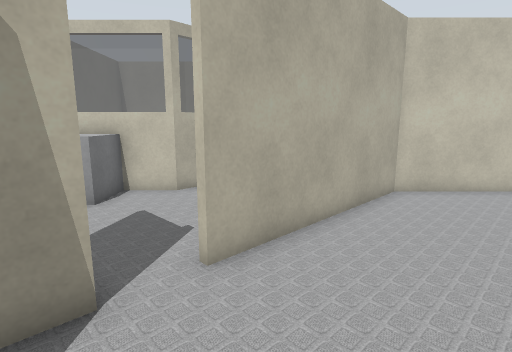
[1] (above)

24 first-person views from a walk through a robot-simulator world made for Gazebo. The camera is 1.2 m above the floor, tilts 10° down and sees 80° across. Floor lines are 1 m apart. The floor is counted in squares, 0.5 m on a side. Each view is taken from the middle of a square. On the plan, view 1 faces up. The plan holds only what a view shows up to about 18 squares ahead; the rest is blank. The place goes on beyond the plan.

[2]
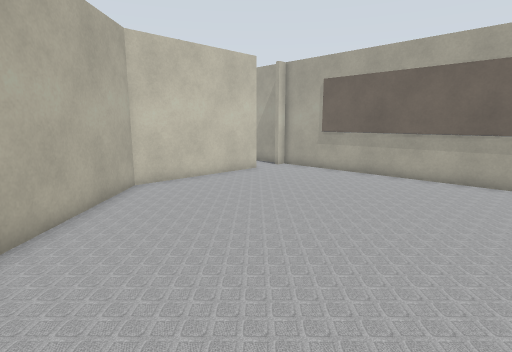

[3]
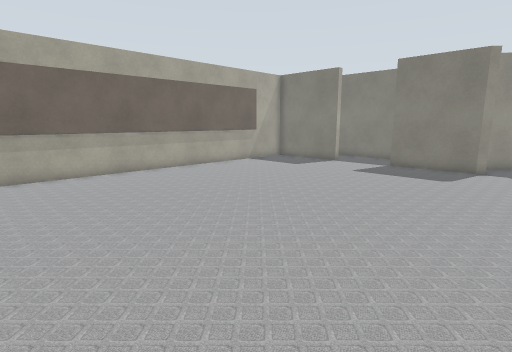

[4]
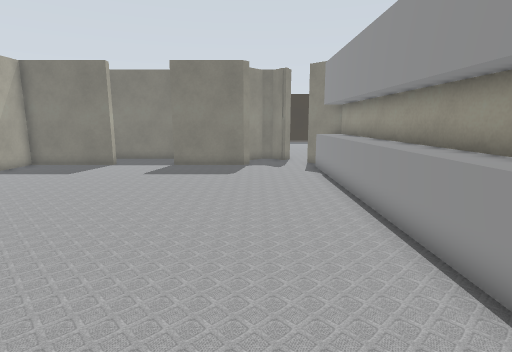

[5]
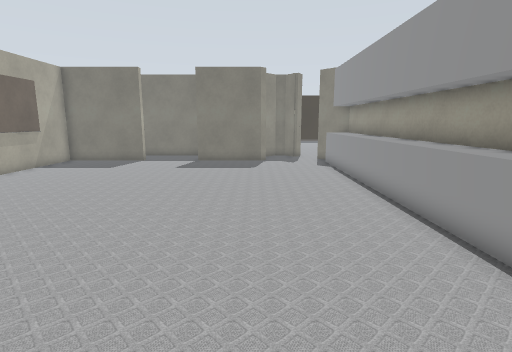

[6]
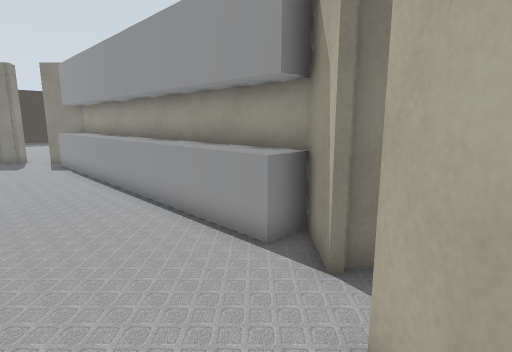

[7]
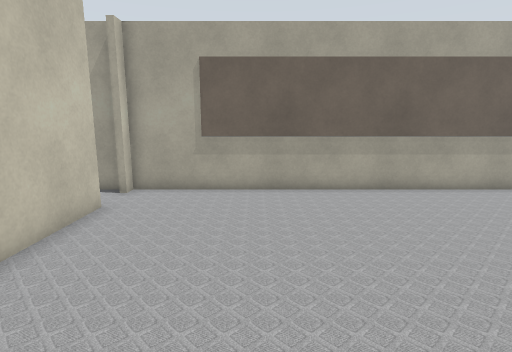

[8]
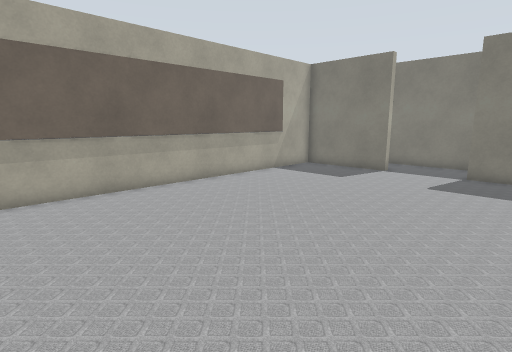

[9]
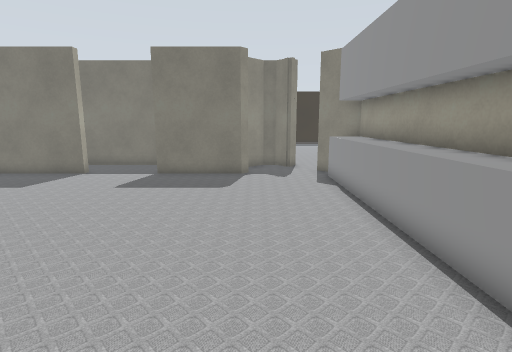

[10]
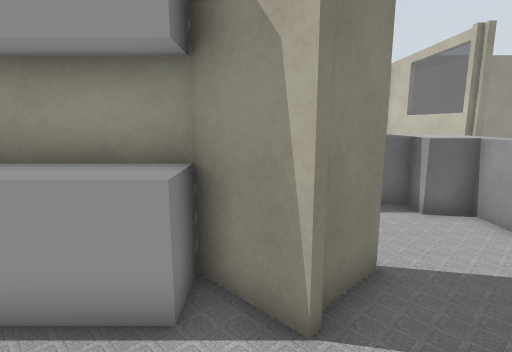

[11]
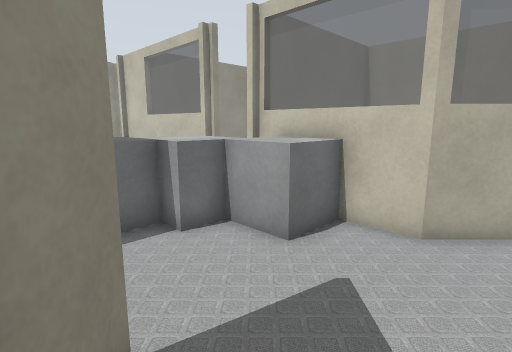

[12]
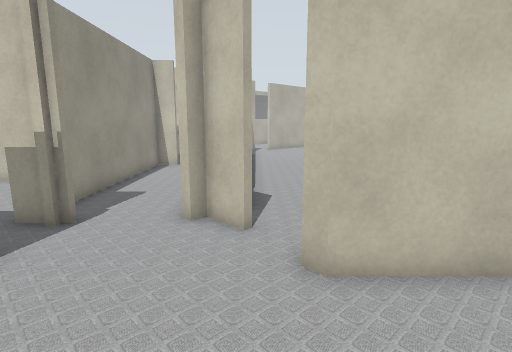

[13]
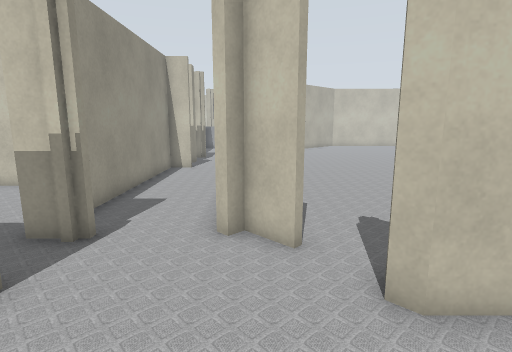

[14]
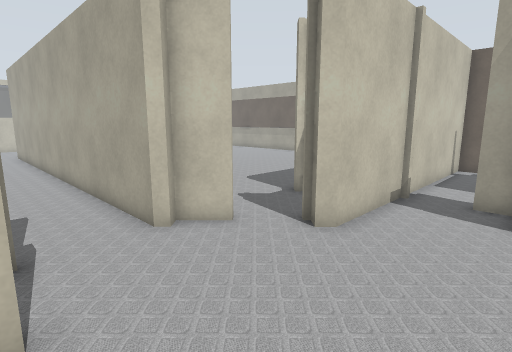

[15]
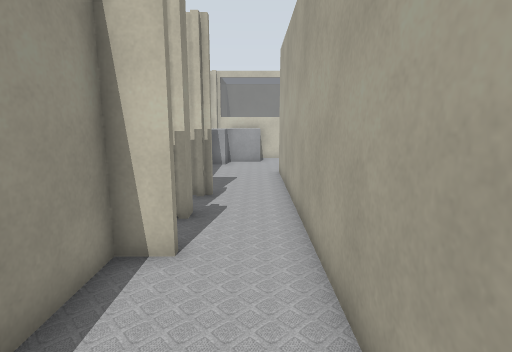

[16]
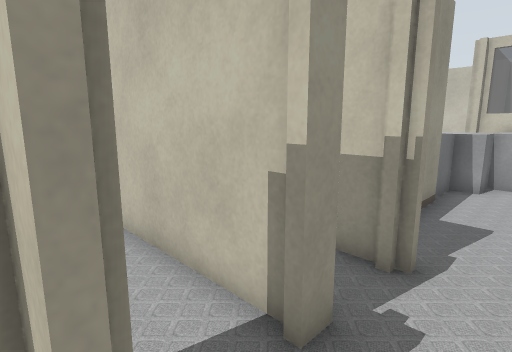

[17]
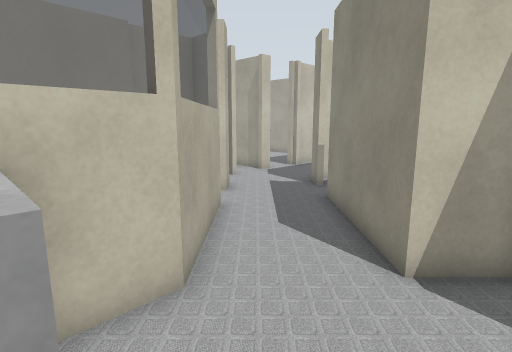

[18]
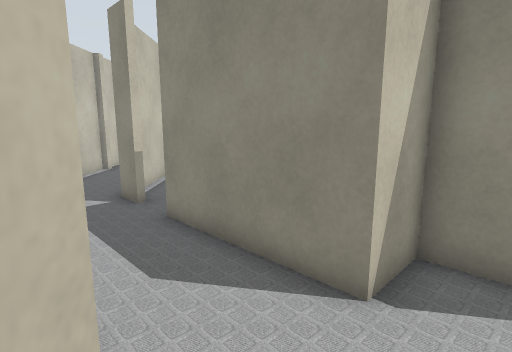

[19]
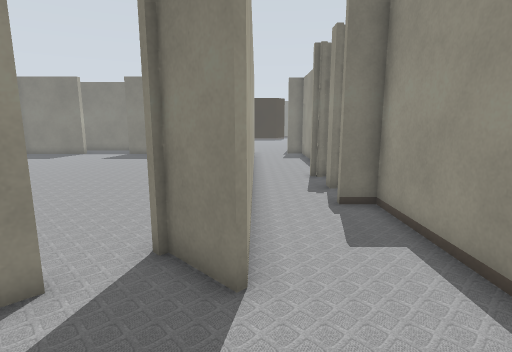

[20]
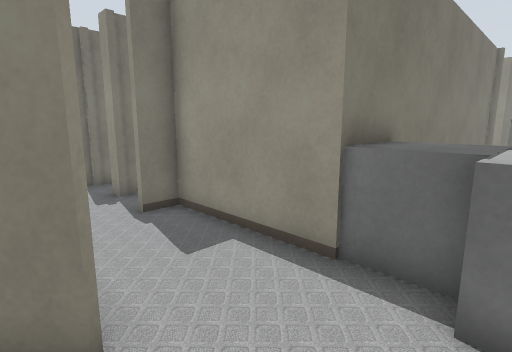

[21]
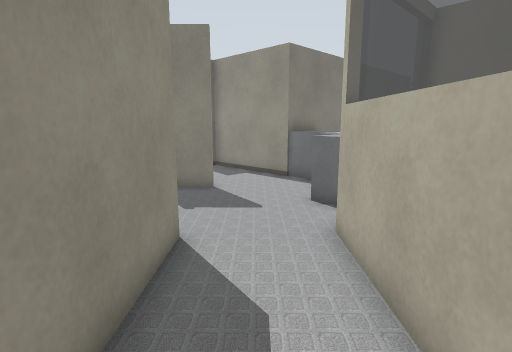

[22]
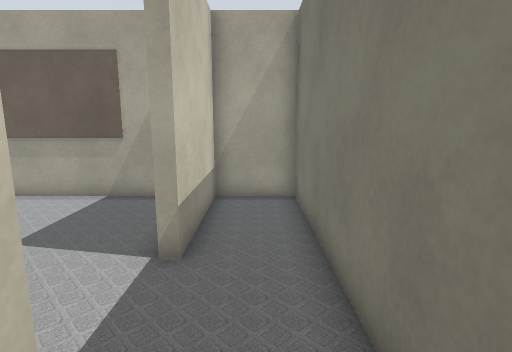

[23]
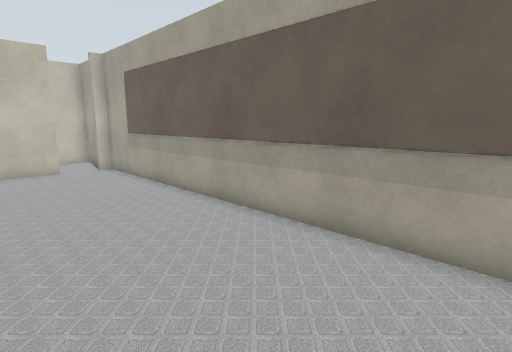

[24]
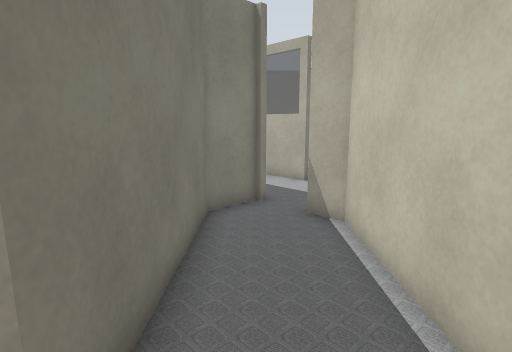

### Floor plan
Points are (right, up) in squares from view 1. A wall is a line through its corners. A room is listed if a view was taken in it or the views show most of it. See-through windows are left out.
Room 1 (views 1, 2, 3, 4, 5, 6, 7, 8, 9, 10, 11, 23)
walls: (-2.6, 2.1) (-2.6, -13.8); (-2, 3.6) (-3.6, 2); (9.1, -14.3) (13.8, -14.3) (13.8, 9.4); (1.3, -14.6) (1.7, -14.3) (5.8, -14.3); (11.6, 10.4) (4.8, 10.5) (-0.9, 4.8)
low walls: (-2.3, 2) (-2.3, -13.8)
ways out: opening at (-1, 4) to room 3; opening at (0, -14.5) to room 3; opening at (7, -14.5) to room 4; opening at (12.5, 10.5) to room 5
Room 2 (views 12, 13, 14)
walls: (3.1, -20.4) (3.1, -19.4); (3.1, -17.5) (-0.9, -17.5) (-1.2, -17.2)
ways out: opening at (-4, -17) to room 3
Room 3 (views 15, 16, 17, 18, 19, 20, 21)
walls: (-6.9, 0) (-7.9, 0); (-3.6, 2) (-3.6, -13.7) (-2, -15.3); (-6.7, -1.9) (-6.7, -2.6); (-7.5, -2.2) (-7, -2.2); (-6.4, -4.8) (-7.6, -4.8) (-7.6, -13); (-3.7, 5) (-2.3, 3.6); (-1, 5) (1.1, 7.1) (-0.2, 8.5) (3.5, 12.2); (-8.6, 5.4) (-7.6, 5.4) (-7.6, 0.2) (-6.4, 0.2); (-7, -14.9) (-7.9, -14.9); (0.5, 14) (-2.8, 10.7) (-7.6, 10.7); (-2.2, -15.5) (-3.2, -14.4) (-3.6, -14.8) (-3.9, -14.5) (-3.9, 4.9); (4.8, 13.5) (5.8, 14.4); (-0.9, -16.5) (-0.1, -17.3) (0.6, -17.3) (1.7, -16.2); (-1.2, -17.2) (-0.6, -16.6)
ways out: opening at (-1, 4) to room 1; opening at (0, -14.5) to room 1; opening at (-4, -17) to room 2; opening at (5, 13) to room 5; opening at (-7.5, -16); opening at (-7.5, -1)
objects: grey box (-9, 7) to (-7, 9); grey box (-7, 9) to (-5, 10)
Room 4 (view 22)
walls: (5.2, -17.3) (13.8, -17.3) (13.8, -14.7) (9.1, -14.7) (9.1, -14.3)
ways out: opening at (7, -14.5) to room 1
Room 5 (view 24)
walls: (10.8, 14.2) (5.8, 14.2) (5, 13.4); (13.8, 10.9) (13.8, 14.2) (12.2, 14.2); (13.8, 9.4) (13.8, 10.4) (13.1, 10.4); (3.5, 12.2) (5, 10.7) (11.5, 10.7)
ways out: opening at (12.5, 10.5) to room 1; opening at (5, 13) to room 3

Where each view was taken, in squares from view 1:
view 1: 0 up, 0 right, facing up
view 2: 1 down, 0 right, facing up-right
view 3: 3 up, 1 left, facing down-right
view 4: 3 up, 1 right, facing down
view 5: 5 up, 2 right, facing down
view 6: 6 up, 2 right, facing down-left
view 7: 6 up, 3 right, facing right
view 8: 1 up, 3 right, facing down-right
view 9: 0 up, 1 right, facing down
view 10: 3 up, 1 right, facing left
view 11: 4 up, 1 left, facing up-left
view 12: 22 down, 2 left, facing up
view 13: 21 down, 3 left, facing up
view 14: 21 down, 7 left, facing up-right
view 15: 10 down, 5 left, facing up
view 16: 5 down, 5 left, facing up-left
view 17: 7 up, 5 left, facing up-right
view 18: 10 up, 4 left, facing right
view 19: 9 up, 4 left, facing down
view 20: 8 up, 3 left, facing down-left
view 21: 14 up, 3 right, facing down-left
view 22: 16 down, 4 right, facing right
view 23: 6 down, 8 right, facing up-right
view 24: 12 up, 13 right, facing left
